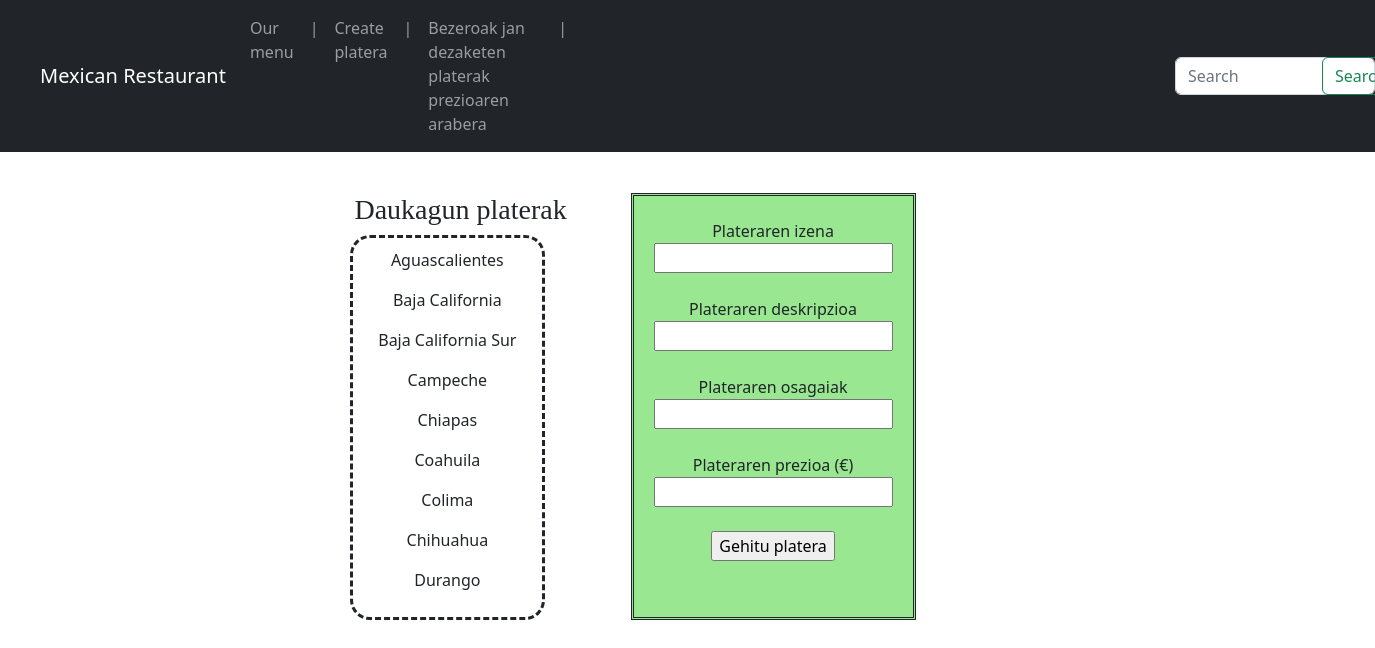
Page /platerak/add_platera on the committed database.
### platerak/models.py (models this page shows, shortened)
class Platerak(models.Model):
    id = models.AutoField(primary_key=True)
    izena = models.CharField(max_length=100)
    deskripzioa = models.TextField()
    osagaia = models.CharField(max_length=100)
    prezioa = models.CharField(max_length=100)

### platerak/views.py (the view)
# urls.py: path('add_platera', views.add_platera, name='add_platera'),
def add_platera(request):
    platerak = Platerak.objects.all()
    return render(request, 'create_platerak.html', {'platerak': platerak})

### platerak/templates/create_platerak.html (shortened to what this page needs)
{% extends 'base.html' %}
{% block content %}
{% load static %}
<div class="container create_dish_contain">
    <div class="row">
        <div class="col">
            <h3 class="name_list_dish">Daukagun platerak</h3>
            <div class="div_list_dish">
                {% for plater in platerak %}
                <p>{{ plater.izena }}</p>
                {% endfor %}
            </div>
        </div>
        <div class="col-3 add_dish_div">
            <form action="addrecord/" method="post">
                Plateraren izena<br>
                <input name="plt_izena">
                <br><br>
                Plateraren deskripzioa<br>
                <input name="plt_deskripzioa">
                <br><br>
                Plateraren osagaiak<br>
                <input name="plt_osagaiak">
                <br><br>
                Plateraren prezioa (€)<br>
                <input name="plt_prezioa">
                <br><br>
                <input type="submit" value="Gehitu platera">
            </form>
        </div>
    </div>
</div>
{% endblock content %}

### platerak/static/style.css (style rules this page uses)
.div_list_dish { border-style: dashed; border-radius: 20px; width: 40%; text-align: center; padding: 2%; margin-left: 45%; }
.name_list_dish { margin-left: 46%; font-family: fantasy; }
.add_dish_div { border-style: double; padding: 2%; text-align: center; background-color: #99E891; margin-right: 30%; }
.create_dish_contain { margin-top: 3%; }

### rows in the picture
Platerak: izena "Aguascalientes"
Platerak: izena "Baja California"
Platerak: izena "Baja California Sur"
Platerak: izena "Campeche"
Platerak: izena "Chiapas"
Platerak: izena "Coahuila"
Platerak: izena "Colima"
Platerak: izena "Chihuahua"
Platerak: izena "Durango"
